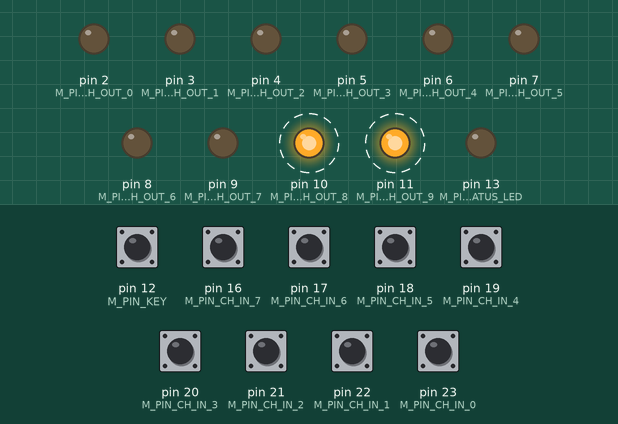
The sketch below on a simulated Arduino Mega 2560, built with avr-gcc and run on an emulated ATmega2560. Shown: output pins drawn as LEDs (lit = HIGH). Dashed ring = blinking. The inputs (shaded band) are chosen by the test bench; at power-on: pin 12 (M_PIN_KEY), pin 16 (M_PIN_CH_IN_7), pin 17 (M_PIN_CH_IN_6), pin 18 (M_PIN_CH_IN_5), pin 19 (M_PIN_CH_IN_4), pin 20 (M_PIN_CH_IN_3), pin 21 (M_PIN_CH_IN_2), pin 22 (M_PIN_CH_IN_1), pin 23 (M_PIN_CH_IN_0) HIGH. What the sketch prints to the serial monitor is not drawn.

Above: at 1.25 s.
1.3 s: pin 16 (M_PIN_CH_IN_7) pulled LOW for 0.15 s
At 1.37 s:
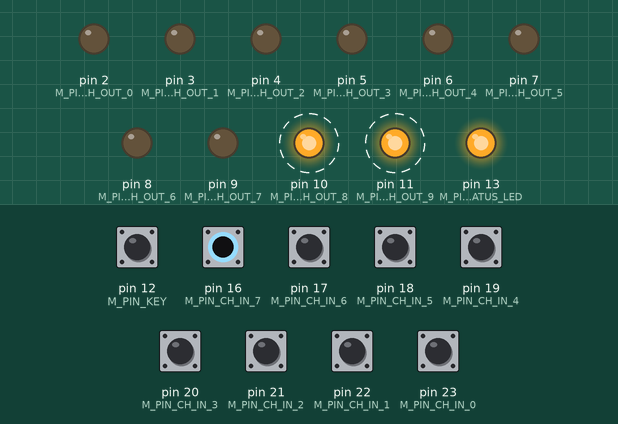
4.4 s: pin 17 (M_PIN_CH_IN_6) pulled LOW for 0.15 s
At 5.25 s:
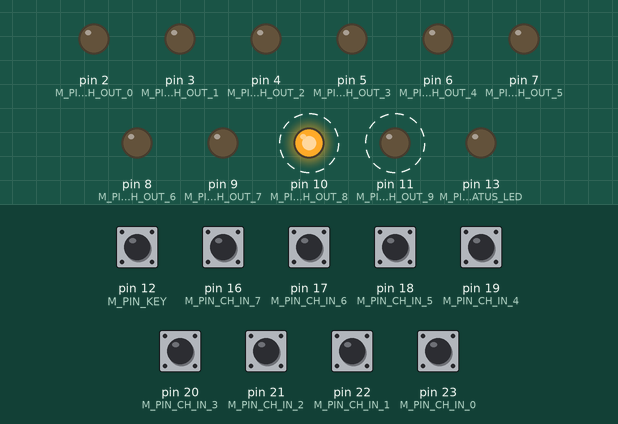
7.4 s: pin 18 (M_PIN_CH_IN_5) pulled LOW for 1 s
At 8.25 s:
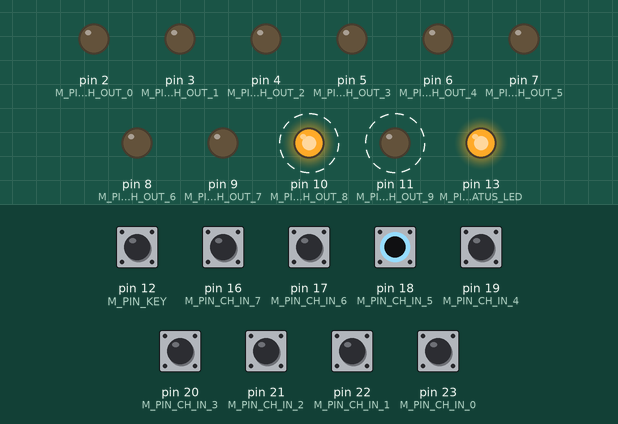
Timing chart, 0 to 14.4 s (numbered marks = the images above; inputs shaded):
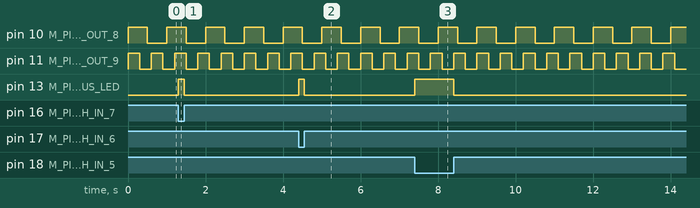

Measured:
- after the input at 1.3 s, pin 13 (M_PIN_STATUS_LED): LOW → HIGH at once, → LOW 0.15 s later
- after the input at 4.4 s, pin 13 (M_PIN_STATUS_LED): LOW → HIGH at once, → LOW 0.15 s later
- after the input at 7.4 s, pin 13 (M_PIN_STATUS_LED): LOW → HIGH at once, → LOW 1.0 s later
- by itself, pin 10 (M_PIN_CH_OUT_8): alternates HIGH for 0.50 s and LOW for 0.50 s
- by itself, pin 11 (M_PIN_CH_OUT_9): alternates HIGH for 0.30 s and LOW for 0.30 s

The sketch:

ggTeensyCoilGunControl.ino
```cpp
#include "ggSampler.h"
#include "ggInput.h"
#include "ggOutput.h"
#include "ggButton.h"
#include "ggCoilStage.h"
#include <algorithm>


// circuit digital input channels
#define M_PIN_CH_IN_0 23
#define M_PIN_CH_IN_1 22
#define M_PIN_CH_IN_2 21
#define M_PIN_CH_IN_3 20
#define M_PIN_CH_IN_4 19
#define M_PIN_CH_IN_5 18
#define M_PIN_CH_IN_6 17
#define M_PIN_CH_IN_7 16

// circuit analog input channels
#define M_PIN_CH_AIN_0 15
#define M_PIN_CH_AIN_1 -1
#define M_PIN_CH_AIN_2 -1
#define M_PIN_CH_AIN_3 -1
#define M_PIN_CH_AIN_4 -1
#define M_PIN_CH_AIN_5 -1
#define M_PIN_CH_AIN_6 -1
#define M_PIN_CH_AIN_7 14

// circuit digital output channels
#define M_PIN_CH_OUT_0  2
#define M_PIN_CH_OUT_1  3
#define M_PIN_CH_OUT_2  4
#define M_PIN_CH_OUT_3  5
#define M_PIN_CH_OUT_4  6
#define M_PIN_CH_OUT_5  7
#define M_PIN_CH_OUT_6  8
#define M_PIN_CH_OUT_7  9
#define M_PIN_CH_OUT_8 10 // relay 12V
#define M_PIN_CH_OUT_9 11 // relay 240V

// functional pin assignments
#define M_PIN_STATUS_LED 13
#define M_PIN_KEY        12
#define M_PIN_RELAY_12V  M_PIN_CH_OUT_8
#define M_PIN_RELAY_450V M_PIN_CH_OUT_9

// Status LED
ggOutput mStatusLED(M_PIN_STATUS_LED);

// User input
ggButton mKey(M_PIN_KEY, true/*aInverted*/, true/*aEnablePullUp*/);

// Relays (output)
ggOutput mRelay12V(M_PIN_RELAY_12V, true/*aInverted*/);
ggOutput mRelay450V(M_PIN_RELAY_450V, true/*aInverted*/);


typedef std::array<ggCoilStage, 8> ggCoilStages;


// coil stages
ggCoilStages mCoilStages{
  ggCoilStage(M_PIN_CH_IN_0, M_PIN_CH_OUT_0),
  ggCoilStage(M_PIN_CH_IN_1, M_PIN_CH_OUT_1),
  ggCoilStage(M_PIN_CH_IN_2, M_PIN_CH_OUT_2),
  ggCoilStage(M_PIN_CH_IN_3, M_PIN_CH_OUT_3),
  ggCoilStage(M_PIN_CH_IN_4, M_PIN_CH_OUT_4),
  ggCoilStage(M_PIN_CH_IN_5, M_PIN_CH_OUT_5),
  ggCoilStage(M_PIN_CH_IN_6, M_PIN_CH_OUT_6),
  ggCoilStage(M_PIN_CH_IN_7, M_PIN_CH_OUT_7)
};

// testing outputs
ggSampler mSamplerRelay12V(500000, [] (unsigned long aMicrosDelta) {
  mRelay12V.Set(!mRelay12V.Get());
});
ggSampler mSamplerRelay450V(300000, [] (unsigned long aMicrosDelta) {
  mRelay450V.Set(!mRelay450V.Get());
});

void setup()
{
  // init serial communication (for debugging)
  Serial.begin(38400);
  while (!Serial && (millis() < 1000)); // wait for max. 1 second until USB serial ready
  Serial.println("Hi Teensy Coil Gun Control!");

  // initialize pins (as input or output)
  mKey.Begin();
  mStatusLED.Begin();
  mRelay12V.Begin();
  mRelay450V.Begin();

  // setup IO-pins for all stages
  for (auto& vCoilStage : mCoilStages) vCoilStage.Begin();

  // turn off relay outputs
  mRelay12V.Set(false);
  mRelay450V.Set(false);

  // configure key callbacks
  mKey.OnPressed([](){
    Serial.println("Key pressed");
  });
  mKey.OnReleased([](){
    Serial.println("Key released");
  });
}


void loop()
{
  bool vAnyProjectile = std::any_of(mCoilStages.begin(), mCoilStages.end(), [](const ggCoilStage& aCoilStage) {
    return aCoilStage.mProjectileSen.Get();
  });

  mStatusLED.Set(vAnyProjectile);

  mSamplerRelay12V.Run();
  mSamplerRelay450V.Run();
  mKey.Run();
}
```

ggButton.h
```cpp
#pragma once

#include <functional>
#include "ggInput.h"
#include "ggDebug.h"

/**
 * button with software debouncing
 */
class ggButton : public ggInput {

public:

  typedef std::function<void()> tEventFunc;
  typedef std::function<void(bool aPressed)> tChangedFunc;

  ggButton(int aPin,
           bool aInverted = false,
           bool aEnablePullUp = false,
           int aDebounceMillis = 30)
  : ggInput(aPin, aInverted, aEnablePullUp),
    mDebounceMillis(aDebounceMillis),
    mPressed(false),
    mMillis(0),
    mMillisDelta(0),
    mPressedForMillis(1000),
    mPressedForDone(true),
    mChangedFunc(nullptr),
    mPressedFunc(nullptr),
    mPressedForFunc(nullptr),
    mReleasedFunc(nullptr) {
  }

  void Run() {
    CheckInput();
  }

  bool GetPressed() const {
    return mPressed;
  }

  long GetMillisDelta() const {
    return mMillisDelta;
  }

  void OnChanged(tChangedFunc aChangedFunc) {
    mChangedFunc = aChangedFunc;
  }

  void OnPressed(tEventFunc aPressedFunc) {
    mPressedFunc = aPressedFunc;
  }

  void OnPressedFor(long aMillis, tEventFunc aFunc) {
    mPressedForMillis = aMillis;
    mPressedForFunc = aFunc;
  }

  void OnReleased(tEventFunc aReleasedFunc) {
    mReleasedFunc = aReleasedFunc;
  }

  void PrintDebug(const String& aName = "") const {
    ggDebug vDebug("ggButton", aName);
    ggInput::PrintDebug();
    vDebug.PrintF("mDebounceMillis = %d\n", mDebounceMillis);
    vDebug.PrintF("mPressed = %d\n", mPressed);
    vDebug.PrintF("mMillis = %d\n", mMillis);
    vDebug.PrintF("mMillisDelta = %d\n", mMillisDelta);
    vDebug.PrintF("mPressedForMillis = %d\n", mPressedForMillis);
    vDebug.PrintF("mPressedForDone = %d\n", mPressedForDone);
  }

private:

  void CheckInput() {
    long vMillis = millis();
    long vMillisDelta = vMillis - mMillis;
    if (vMillisDelta >= mDebounceMillis) {
      bool vPressed = Get();
      if (vPressed != mPressed) {
        mPressed = vPressed;
        mMillis = vMillis;
        mMillisDelta = vMillisDelta;
        mPressedForDone = false;
        if (mChangedFunc != nullptr) mChangedFunc(mPressed);
        if (mPressedFunc != nullptr && mPressed) mPressedFunc();
        if (mReleasedFunc != nullptr && !mPressed) mReleasedFunc();
      }
      else if (vMillisDelta >= mPressedForMillis) {
        if (mPressed && !mPressedForDone) {
          if (mPressedForFunc != nullptr) mPressedForFunc();
          mPressedForDone = true;
        }
      }
    }
  }

  const int mDebounceMillis;

  bool mPressed;
  long mMillis;
  long mMillisDelta;
  long mPressedForMillis;
  bool mPressedForDone;

  tChangedFunc mChangedFunc;
  tEventFunc mPressedFunc;
  tEventFunc mPressedForFunc;
  tEventFunc mReleasedFunc;

};
```

ggCoilStage.h
```cpp
#pragma once

class ggCoilStage
{
public:

  ggCoilStage(int aPinProjectileSen,
              int aPinCoilFire)
  : mProjectileSen(aPinProjectileSen, true/*aInverted*/, true/*aEnablePullUp*/),
    mCoilFire(aPinCoilFire, true/*aInverted*/) {
  }

  void Begin() {
    mProjectileSen.Begin();
    mCoilFire.Begin();
  }

  ggInput mProjectileSen;
  ggOutput mCoilFire;

private:

};
```

ggDebug.cpp
```cpp
#include "ggDebug.h"

bool ggDebug::mEnable = true;
Stream* ggDebug::mStream = nullptr;
unsigned int ggDebug::mDepth = 0;
```

ggDebug.h
```cpp
#pragma once

#include <Arduino.h>

#if M_DEBUGGING
  #define GG_DEBUG() \
    ggDebug vDebug(FPSTR(__PRETTY_FUNCTION__));
  #define GG_DEBUG_BLOCK(aName) \
    ggDebug vDebug(aName);
  #define GG_DEBUG_PRINTF(aFormat, ...) \
    vDebug.PrintF(aFormat, ##__VA_ARGS__);
  #define GG_DEBUG_EXECUTE(aFunction) \
    aFunction;
#else
  #define GG_DEBUG() \
    (void)0;
  #define GG_DEBUG_BLOCK(aName) \
    (void)0;
  #define GG_DEBUG_PRINTF(aFormat, ...) \
    (void)0;
  #define GG_DEBUG_EXECUTE(aFunction) \
    (void)0;
#endif

class ggDebug {

public:

  ggDebug(const String& aName)
  : mName(aName) {
    Begin();
    mDepth++;
  }

  ggDebug(const String& aName, const String& aAttributes)
  : mName(aName) {
    aAttributes != "" ? Begin(aAttributes) : Begin();
    mDepth++;
  }

  virtual ~ggDebug() {
    mDepth--;
    End();
  }

  template <typename... TArguments>
  void PrintF(const char* aFormat, TArguments... aArguments) {
    if (GetEnable()) {
      GetStream().print(Indent().c_str());
      GetStream().printf(aFormat, aArguments...);
      GetStream().flush();
    }
  }

  static void SetEnable(bool aEnable) {
    mEnable = aEnable;
  }

  static bool GetEnable() {
    return mEnable;
  }

  static void SetStream(Stream& aStream) {
    mStream = &aStream;
  }

  static Stream& GetStream() {
    if (mStream == nullptr) mStream = &Serial;
    return *mStream;
  }

private:

  void Begin() {
    if (GetEnable()) {
      GetStream().printf("%s<%s>\n", Indent().c_str(), mName.c_str());
      GetStream().flush();
    }
  }

  void Begin(const String& aAttributes) {
    if (GetEnable()) {
      GetStream().printf("%s<%s %s>\n", Indent().c_str(), mName.c_str(), aAttributes.c_str());
      GetStream().flush();
    }
  }

  void End() {
    if (GetEnable()) {
      GetStream().printf("%s</%s>\n", Indent().c_str(), mName.c_str());
      GetStream().flush();
    }
  }

  String Indent() const {
    String vIndent;
    for (unsigned int vDepth = 0; vDepth < mDepth; vDepth++) vIndent += "  ";
    return vIndent;
  }

  const String mName;

  static bool mEnable;
  static Stream* mStream;
  static unsigned int mDepth;

};
```

ggInput.h
```cpp
#pragma once

#include "ggInputOutput.h"
#include "ggDebug.h"

class ggInput : public ggInputOutput {

public:

  ggInput(int aPin,
          bool aInverted = false,
          bool aEnablePullUp = false)
  : ggInputOutput(aPin),
    mInverted(aInverted),
    mEnablePullUp(aEnablePullUp) {
  }

  void Begin() {
    pinMode(GetPin(), mEnablePullUp ? INPUT_PULLUP : INPUT);
  }

  bool Get() const {
    return digitalRead(GetPin()) ^ mInverted;
  }

  bool GetInverted() const {
    return mInverted;
  }

  void PrintDebug(const String& aName = "") const {
    ggDebug vDebug("ggInput", aName);
    ggInputOutput::PrintDebug();
    vDebug.PrintF("mInverted = %s\n", mInverted ? "true" : "false");
    vDebug.PrintF("mEnablePullUp = %s\n", mEnablePullUp ? "true" : "false");
    vDebug.PrintF("Get() = %s\n", Get() ? "true" : "false");
  }

private:

  const bool mInverted;
  const bool mEnablePullUp;

};
```

ggInputOutput.h
```cpp
#pragma once

#include "ggDebug.h"

class ggInputOutput {

public:

  ggInputOutput(int aPin)
  : mPin(aPin) {
  }

  int GetPin() const {
    return mPin;
  }

  void PrintDebug(const String& aName = "") const {
    ggDebug vDebug("ggInputOutput", aName);
    vDebug.PrintF("mPin = %d\n", mPin);
    /*
    const char* vPinMode = "unknown";
    switch (getPinMode(mPin)) {
      case INPUT: vPinMode = "INPUT"; break;
      case INPUT_PULLUP: vPinMode = "INPUT_PULLUP"; break;
      case OUTPUT: vPinMode = "OUTPUT"; break;
    }
    vDebug.PrintF("PinMode = %s\n", vPinMode);
    */
  }

private:

  #define UNKNOWN_PIN 0xFF
/*
  uint8_t getPinMode(uint8_t pin) const {
    uint8_t bit = digitalPinToBitMask(pin);
    uint8_t port = digitalPinToPort(pin);

    // I don't see an option for mega to return this, but whatever...
    if (NOT_A_PIN == port) return UNKNOWN_PIN;

    // Is there a bit we can check?
    if (0 == bit) return UNKNOWN_PIN;

    // Is there only a single bit set?
    if (bit & bit - 1) return UNKNOWN_PIN;

    volatile uint32_t *reg, *out;
    reg = portModeRegister(port);
    out = portOutputRegister(port);

    if (*reg & bit)
      return OUTPUT;
    else if (*out & bit)
      return INPUT_PULLUP;
    else
      return INPUT;
  }
*/
  const int mPin;

};
```

ggOutput.h
```cpp
#pragma once

#include "ggInputOutput.h"
#include "ggDebug.h"

class ggOutput : public ggInputOutput {

public:

  ggOutput(int aPin,
           bool aInverted = false)
  : ggInputOutput(aPin),
    mInverted(aInverted) {
  }

  void Begin() {
    pinMode(GetPin(), OUTPUT);
  }

  void Begin(bool aValue) {
    Begin();
    Set(aValue);
  }

  bool Get() const {
    return digitalRead(GetPin()) ^ mInverted;
  }

  void Set(bool aValue) {
    digitalWrite(GetPin(), aValue ^ mInverted);
  }

  bool GetInverted() const {
    return mInverted;
  }

  void PrintDebug(const String& aName = "") const {
    ggDebug vDebug("ggOutput", aName);
    ggInputOutput::PrintDebug();
    vDebug.PrintF("mInverted = %s\n", mInverted ? "true" : "false");
    vDebug.PrintF("Get() = %s\n", Get() ? "true" : "false");
  }

private:

  const bool mInverted;

};
```

ggSampler.h
```cpp
#pragma once

#include <functional>

class ggSampler
{

public:

  using tSampleFunc = std::function<void(unsigned long aMicrosDelta)>;

  ggSampler(
    unsigned long aMicrosPeriod,
    tSampleFunc aSampleFunc)
  : mMicrosPeriod(aMicrosPeriod),
    mSampleFunc(aSampleFunc) {
  }

  void SetMicrosPeriod(unsigned long aMicrosPeriod) {
    mMicrosPeriod = aMicrosPeriod;
  }

  unsigned long GetMicrosPeriod() const {
    return mMicrosPeriod;
  }

  void Run() {
    unsigned long vMicros = micros();
    unsigned long vMicrosDelta = vMicros - mMicrosLast;
    if (mMicrosPeriod <= vMicrosDelta) {
      mSampleFunc(vMicrosDelta);
      mMicrosLast = vMicros;
    }
  }

private:

  unsigned long mMicrosLast {};
  unsigned long mMicrosPeriod;
  tSampleFunc mSampleFunc;

};
```
